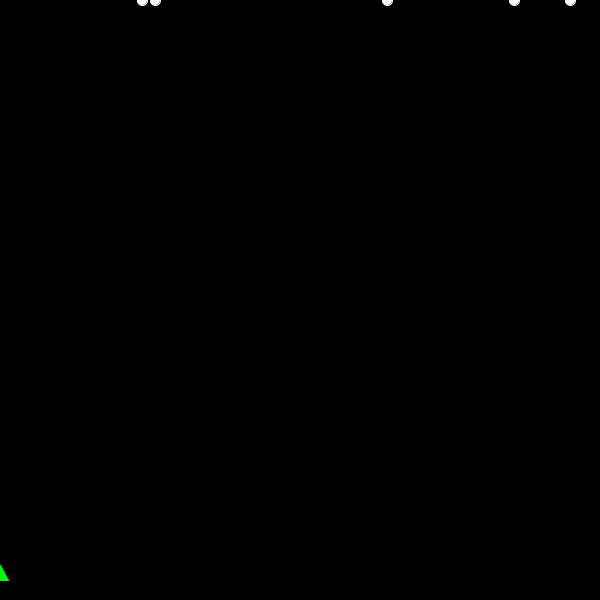
Frame 1 (no input)
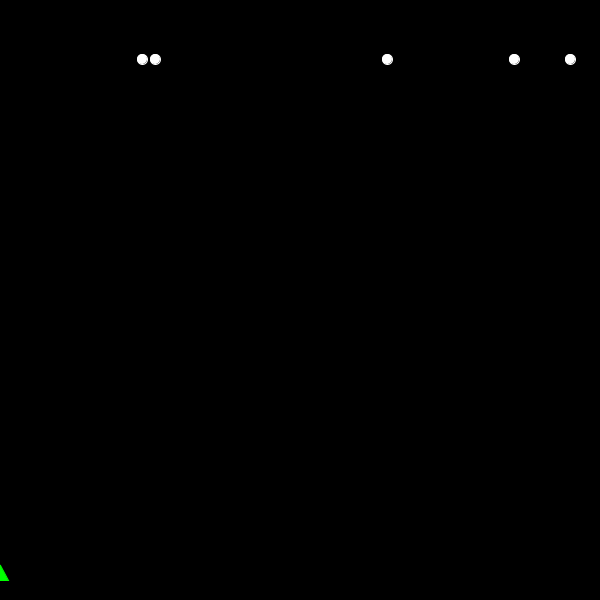
Frame 60 (the mouse pressed at the canvas centre just before this capture)
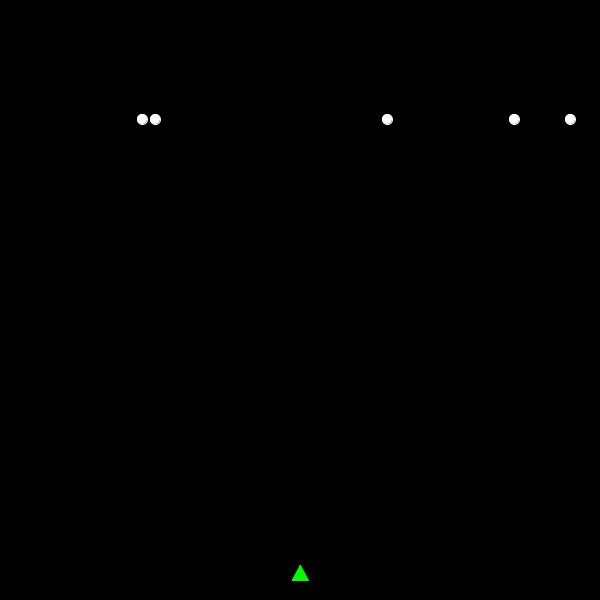
Frame 120 (the mouse held since frame 60 and released just before this capture)

The Processing sketch that drew these frames (run headless with seeded random() and noise(); from frame 60 on, the mouse is pressed at the canvas centre):

// Processing sketch: processing_77410
// ── processing_77410.pde

int[] coordenadasXinvasor={int(random(600)), int(random(600)),
int(random(600)), int(random(600)), int(random(600))};
int[] coordenadasYinvasor={0, 0, 0, 0, 0};
int diametroInvasor = 10;


void setup(){
 
 size(600, 600);
   
}

void draw(){
 background(0);
 arma();
 invasores();
}

void arma(){
 fill(0, 255, 0);
 stroke(color(0,255,0));
 triangle(mouseX-8, 580, mouseX, 565, mouseX+8, 580 ); 
}

void invasores(){
 stroke(255);
 fill(255);

  for(int i =0; i<5; i++){
   ellipse(coordenadasXinvasor[i], coordenadasYinvasor[i]++, diametroInvasor, diametroInvasor);
  } 
  
}

void mousePressed(){
 proyectil(mouseX); 
  
}

void proyectil(int disparoX){
 boolean acertar = false; 
  for(int i =0; i<5; i++){
   if((disparoX>=(coordenadasXinvasor[i]-diametroInvasor/2)) && (disparoX<=(coordenadasXinvasor[i]+diametroInvasor/2))){
    acertar = true;
    line(mouseX, 565, mouseX, coordenadasYinvasor[i]);
    ellipse(coordenadasXinvasor[i], coordenadasYinvasor[i], diametroInvasor+25, diametroInvasor+25);
    coordenadasXinvasor[i]=int(random(600));
    coordenadasYinvasor[i]=0;
   }
   
  }
  
  if(acertar==false){
    line(mouseX,565,mouseX,0);
   }
}
